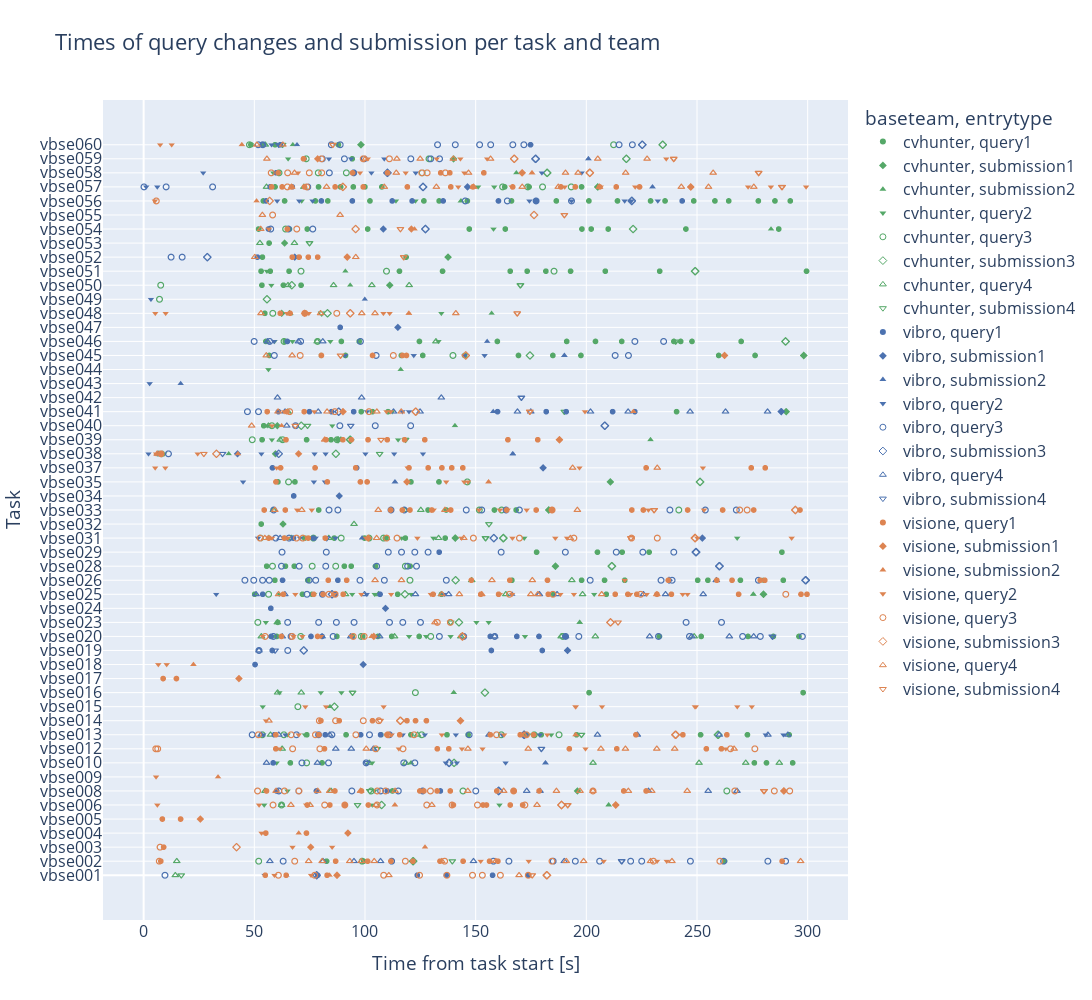

Write notebook code for a chart like this one.
### Code cell
scatterplot_times_per_task_team(querychanges)

### Figure 1 — Plotly figure (JSON) as saved in the notebook; plotly's stock layout.template omitted (floating-point values rounded to 4 significant figures; data arrays with more than 128 entries replaced by an {"elided": "..."} marker saying what was removed)
{"data": [{"hovertemplate": "baseteam=cvhunter<br>entrytype=query1<br>Time from task start [s]=%{x}<br>Task=%{y}<extra></extra>", "legendgroup": "cvhunter, query1", "marker": {"color": "#55a868", "symbol": "circle"}, "mode": "markers", "name": "cvhunter, query1", "showlegend": true, "type": "scattergl", "x": {"elided": "182 float values"}, "xaxis": "x", "y": {"elided": "182 int values"}, "yaxis": "y"}, {"hovertemplate": "baseteam=cvhunter<br>entrytype=submission1<br>Time from task start [s]=%{x}<br>Task=%{y}<extra></extra>", "legendgroup": "cvhunter, submission1", "marker": {"color": "#55a868", "symbol": "diamond"}, "mode": "markers", "name": "cvhunter, submission1", "showlegend": true, "type": "scattergl", "x": [111.2, 111.2, 111.2, 210.9, 210.9, 62.36, 137.5, 137.5, 210.9, 137.5, 183.0, 183.0, 183.0, 63.67, 183.0, 183.0, 62.95, 59.55, 87.85, 87.85, 87.85, 60.39, 290.3, 290.3, 290.3, 290.3, 210.9, 298.2, 298.2, 298.2, 298.2, 298.2, 298.2, 298.2, 298.2, 298.2, 298.2, 298.2, 140.8, 140.8, 140.8, 140.8, 140.8, 140.8, 205.2, 205.2, 280.0, 280.0, 280.0, 280.0, 205.2, 205.2, 205.2, 205.2, 205.2, 205.2, 140.0, 140.0, 280.0, 280.0, 280.0, 205.2, 140.8, 196.0, 186.0, 186.0, 98.17, 186.0, 186.0, 186.0, 186.0, 98.17, 98.17, 98.17, 186.0], "xaxis": "x", "y": [42, 42, 42, 28, 28, 40, 44, 44, 28, 44, 26, 26, 26, 45, 26, 26, 25, 30, 31, 31, 31, 32, 33, 33, 33, 33, 28, 37, 37, 37, 37, 37, 37, 37, 37, 37, 37, 37, 24, 24, 24, 24, 24, 24, 49, 49, 20, 20, 20, 20, 49, 49, 49, 49, 49, 49, 51, 51, 20, 20, 20, 49, 24, 6, 22, 22, 52, 22, 22, 22, 22, 52, 52, 52, 22], "yaxis": "y"}, {"hovertemplate": "baseteam=cvhunter<br>entrytype=submission2<br>Time from task start [s]=%{x}<br>Task=%{y}<extra></extra>", "legendgroup": "cvhunter, submission2", "marker": {"color": "#55a868", "symbol": "triangle-up"}, "mode": "markers", "name": "cvhunter, submission2", "showlegend": true, "type": "scattergl", "x": [275.4, 157.2, 38.44, 93.31, 210.1, 210.1, 168.4, 210.1, 116.1, 275.4, 91.13, 275.4, 275.4, 275.4, 275.4, 210.1, 197.0, 143.4, 143.4, 229.0, 143.4, 283.4, 67.4, 84.18, 140.6, 140.1, 197.0, 229.0, 140.1, 140.1, 120.8, 120.8, 197.0, 140.6], "xaxis": "x", "y": [20, 40, 30, 42, 5, 5, 50, 5, 36, 20, 43, 20, 20, 20, 20, 5, 18, 48, 48, 31, 48, 46, 52, 12, 32, 13, 18, 31, 13, 13, 8, 8, 18, 32], "yaxis": "y"}, {"hovertemplate": "baseteam=cvhunter<br>entrytype=query2<br>Time from task start [s]=%{x}<br>Task=%{y}<extra></extra>", "legendgroup": "cvhunter, query2", "marker": {"color": "#55a868", "symbol": "triangle-down"}, "mode": "markers", "name": "cvhunter, query2", "showlegend": true, "type": "scattergl", "x": [57.69, 58.56, 67.23, 59.11, 55.69, 53.81, 56.38, 58.37, 133.2, 134.5, 61.24, 65.01, 104.3, 77.08, 94.22, 104.4, 120.9, 203.6, 160.8, 103.3, 74.11, 119.9, 127.6, 138.7, 172.3, 54.46, 65.28, 158.1, 155.9, 150.3, 89.35, 80.04, 61.31, 55.2, 84.33, 48.5, 71.4, 114.0, 122.8, 151.1, 115.0, 57.93, 82.14, 116.6, 130.9, 184.1, 178.8, 173.7, 58.91, 72.83, 9.29, 65.06, 172.0, 60.07, 103.2, 268.1, 158.4, 56.1, 85.21, 112.3], "xaxis": "x", "y": [42, 50, 38, 38, 43, 12, 36, 17, 38, 40, 20, 6, 6, 20, 20, 20, 20, 20, 5, 5, 5, 17, 17, 17, 17, 5, 51, 46, 18, 18, 13, 13, 13, 18, 38, 52, 48, 48, 48, 49, 31, 31, 24, 24, 24, 10, 10, 10, 49, 10, 30, 10, 24, 8, 8, 24, 49, 32, 32, 33], "yaxis": "y"}, {"hovertemplate": "baseteam=cvhunter<br>entrytype=query3<br>Time from task start [s]=%{x}<br>Task=%{y}<extra></extra>", "legendgroup": "cvhunter, query3", "marker": {"color": "#55a868", "symbol": "circle-open"}, "mode": "markers", "name": "cvhunter, query3", "showlegend": true, "type": "scattergl", "x": [212.3, 51.6, 7.713, 8.071, 241.8, 65.47, 146.2, 161.7, 151.7, 7.157, 101.8, 57.93, 51.97, 98.71, 86.77, 76.14, 58.19, 139.7, 120.3, 118.2, 108.4, 89.25, 76.69, 52.76, 56.44, 62.33, 47.81, 63.44, 49.07, 62.79, 87.41, 78.55, 58.34, 53.6, 98.34, 61.14, 70.95, 128.9, 78.89, 125.6, 102.8, 144.3, 263.5, 91.58, 125.8, 129.7, 64.15, 187.7, 73.63, 176.4, 161.6, 69.68, 122.8, 63.36, 189.4, 73.43, 173.6, 71.08, 180.2, 109.7, 162.2, 185.4, 193.2], "xaxis": "x", "y": [52, 18, 42, 30, 26, 28, 28, 26, 26, 41, 24, 32, 1, 1, 22, 22, 22, 37, 21, 22, 24, 24, 24, 24, 20, 5, 52, 38, 31, 31, 31, 38, 40, 10, 17, 50, 17, 51, 50, 10, 6, 6, 6, 50, 50, 17, 46, 10, 8, 10, 10, 12, 13, 10, 17, 51, 49, 43, 49, 43, 49, 43, 49], "yaxis": "y"}, {"hovertemplate": "baseteam=cvhunter<br>entrytype=submission3<br>Time from task start [s]=%{x}<br>Task=%{y}<extra></extra>", "legendgroup": "cvhunter, submission3", "marker": {"color": "#55a868", "symbol": "diamond-open"}, "mode": "markers", "name": "cvhunter, submission3", "showlegend": true, "type": "scattergl", "x": [86.18, 234.5, 234.5, 251.4, 251.4, 154.2, 93.29, 93.29, 93.29, 83.07, 290.0, 142.4, 218.1, 259.5, 259.5, 140.2, 118.0, 218.1, 174.5, 86.83, 259.5, 107.5, 121.7, 259.5, 121.7, 259.5, 290.0, 259.5, 140.9, 221.1, 162.5, 249.2, 249.2, 249.2, 71.2, 55.71, 66.92, 162.5, 162.5, 182.3, 211.5, 162.5, 211.5, 182.3, 182.3, 211.5, 211.5, 182.3, 162.5], "xaxis": "x", "y": [12, 52, 52, 28, 28, 13, 31, 31, 31, 40, 38, 18, 51, 10, 10, 8, 20, 51, 37, 30, 10, 5, 1, 10, 1, 10, 38, 10, 21, 46, 24, 43, 43, 43, 32, 41, 42, 24, 24, 50, 22, 24, 22, 50, 50, 22, 22, 50, 24], "yaxis": "y"}, {"hovertemplate": "baseteam=cvhunter<br>entrytype=query4<br>Time from task start [s]=%{x}<br>Task=%{y}<extra></extra>", "legendgroup": "cvhunter, query4", "marker": {"color": "#55a868", "symbol": "triangle-up-open"}, "mode": "markers", "name": "cvhunter, query4", "showlegend": true, "type": "scattergl", "x": [123.8, 57.31, 14.97, 65.14, 56.39, 58.62, 117.9, 72.4, 193.5, 55.51, 148.2, 95.05, 118.4, 203.0, 250.9, 89.09, 61.73, 272.0, 287.2, 125.2, 14.31, 134.5, 106.2, 91.19, 84.69, 65.92, 60.4, 53.17, 113.3, 143.3, 188.6, 204.1, 248.7, 54.93, 62.58, 65.2, 85.81, 103.1, 120.0, 6.829, 163.6, 198.3, 54.82, 132.0, 78.41, 101.9, 62.33, 68.12, 52.52, 60.51, 56.56, 71.22, 133.3, 66.87, 83.65, 109.8], "xaxis": "x", "y": [10, 10, 1, 33, 32, 26, 26, 49, 21, 49, 21, 25, 8, 8, 8, 31, 31, 8, 8, 26, 0, 20, 20, 20, 6, 40, 18, 17, 17, 17, 17, 17, 17, 52, 9, 42, 42, 42, 42, 30, 20, 20, 6, 38, 38, 8, 5, 45, 45, 13, 24, 13, 24, 24, 24, 24], "yaxis": "y"}, {"hovertemplate": "baseteam=cvhunter<br>entrytype=submission4<br>Time from task start [s]=%{x}<br>Task=%{y}<extra></extra>", "legendgroup": "cvhunter, submission4", "marker": {"color": "#55a868", "symbol": "triangle-down-open"}, "mode": "markers", "name": "cvhunter, submission4", "showlegend": true, "type": "scattergl", "x": [197.8, 154.5, 102.2, 105.5, 197.8, 96.64, 170.2, 190.0, 170.2, 170.2, 106.6, 102.2, 154.5, 74.93, 138.7, 154.5, 118.3, 118.3, 154.5, 154.5, 94.37, 74.93, 170.2, 74.03, 240.4, 240.4, 62.75, 80.4, 156.0, 139.5, 94.37, 17], "xaxis": "x", "y": [10, 24, 6, 9, 10, 5, 42, 33, 42, 42, 30, 6, 24, 45, 18, 24, 31, 31, 24, 24, 13, 45, 42, 32, 38, 38, 52, 40, 25, 1, 13, 0], "yaxis": "y"}, {"hovertemplate": "baseteam=vibro<br>entrytype=query1<br>Time from task start [s]=%{x}<br>Task=%{y}<extra></extra>", "legendgroup": "vibro, query1", "marker": {"color": "#4c72b0", "symbol": "circle"}, "mode": "markers", "name": "vibro, query1", "showlegend": true, "type": "scattergl", "x": [107.0, 98.04, 82.04, 59.04, 243.3, 177.3, 121.3, 7.197, 76.68, 135.3, 112.3, 94.3, 133.5, 80.3, 67.68, 160.3, 55.3, 67.16, 57.16, 106.8, 86.79, 53.79, 50.32, 58.1, 157.1, 180.1, 174.8, 64.93, 88.8, 61.79, 57.46, 67.79, 58.52, 190.6, 178.6, 168.6, 156.6, 80.61, 75.61, 57.61, 51.4, 60.06, 110.1, 60.88, 74.88, 84.88, 94.88, 159.9, 181.9, 190.9, 211.9, 221.9, 87.74, 62.74, 78.06, 58.2, 96.2, 56.41, 157.6, 59.9, 94.9, 136.6, 173.6, 123.6, 78.63, 134.1], "xaxis": "x", "y": [10, 10, 10, 10, 48, 48, 48, 30, 24, 48, 48, 48, 23, 48, 24, 48, 48, 49, 49, 20, 20, 20, 15, 16, 16, 16, 52, 38, 39, 52, 19, 27, 8, 17, 17, 17, 17, 17, 17, 17, 44, 6, 6, 33, 33, 33, 33, 33, 33, 33, 33, 33, 21, 21, 6, 29, 29, 46, 0, 50, 50, 0, 0, 0, 0, 6], "yaxis": "y"}, {"hovertemplate": "baseteam=vibro<br>entrytype=submission1<br>Time from task start [s]=%{x}<br>Task=%{y}<extra></extra>", "legendgroup": "vibro, submission1", "marker": {"color": "#4c72b0", "symbol": "diamond"}, "mode": "markers", "name": "vibro, submission1", "showlegend": true, "type": "scattergl", "x": [288.1, 288.1, 288.1, 288.1, 288.1, 108.3, 288.1, 191.5, 42.39, 146.3, 191.5, 99.2, 146.3, 288.1, 191.5, 252.4, 252.4, 180.5, 237.4, 88.36, 237.4, 180.5, 114.8, 288.1, 109.3, 288.1, 68.27], "xaxis": "x", "y": [33, 33, 33, 33, 33, 46, 33, 16, 30, 49, 16, 15, 49, 33, 16, 24, 24, 29, 21, 27, 21, 29, 39, 33, 19, 33, 44], "yaxis": "y"}, {"hovertemplate": "baseteam=vibro<br>entrytype=submission2<br>Time from task start [s]=%{x}<br>Task=%{y}<extra></extra>", "legendgroup": "vibro, submission2", "marker": {"color": "#4c72b0", "symbol": "triangle-up"}, "mode": "markers", "name": "vibro, submission2", "showlegend": true, "type": "scattergl", "x": [166.8, 166.8, 166.5, 166.5, 166.5, 98.7, 98.7, 98.7, 98.7, 64.52, 113.5, 113.5, 113.5, 166.8, 166.8, 166.8, 181.5, 181.5, 181.5, 166.5, 166.8, 166.8, 166.8, 155.2, 157.9, 157.9, 157.9, 190.1, 69.28, 200.9, 200.9, 229.9, 99.92, 229.9, 200.9, 190.1, 190.1, 190.1, 16.72], "xaxis": "x", "y": [30, 30, 20, 20, 20, 24, 24, 24, 24, 0, 28, 28, 28, 30, 30, 30, 8, 8, 8, 20, 30, 30, 30, 38, 33, 33, 33, 37, 52, 51, 51, 49, 41, 49, 51, 37, 37, 37, 35], "yaxis": "y"}, {"hovertemplate": "baseteam=vibro<br>entrytype=query2<br>Time from task start [s]=%{x}<br>Task=%{y}<extra></extra>", "legendgroup": "vibro, query2", "marker": {"color": "#4c72b0", "symbol": "triangle-down"}, "mode": "markers", "name": "vibro, query2", "showlegend": true, "type": "scattergl", "x": [77.2, 60.2, 53.2, 81.91, 1.157, 76.91, 44.91, 2.197, 6.157, 57.79, 100.2, 2.693, 91.03, 122.0, 145.0, 154.0, 58.93, 83.7, 93.7, 108.7, 3.293, 82.2, 113.2, 126.2, 232.3, 26.9, 220.3, 217.3, 193.3, 100.9, 116.9, 119.9, 174.3, 76.3, 70.3, 60.3, 102.9, 179.9, 197.9, 122.9, 54.63, 141.0, 141.5, 136.5, 54.04, 32.79, 289.0, 281.0, 179.0, 163.5, 100.8, 135.8, 162.0, 127.0, 117.0, 112.0, 86.68, 77.68, 70.68, 51.68, 70.04, 64.04, 130.8], "xaxis": "x", "y": [30, 30, 30, 28, 49, 28, 28, 30, 49, 52, 30, 35, 37, 37, 37, 37, 38, 51, 51, 51, 41, 30, 30, 30, 48, 50, 48, 48, 48, 33, 33, 33, 48, 48, 48, 48, 50, 50, 50, 50, 0, 10, 8, 8, 10, 20, 10, 10, 10, 8, 20, 20, 10, 10, 10, 10, 24, 24, 24, 24, 10, 10, 20], "yaxis": "y"}, {"hovertemplate": "baseteam=vibro<br>entrytype=query3<br>Time from task start [s]=%{x}<br>Task=%{y}<extra></extra>", "legendgroup": "vibro, query3", "marker": {"color": "#4c72b0", "symbol": "circle-open"}, "mode": "markers", "name": "vibro, query3", "showlegend": true, "type": "scattergl", "x": {"elided": "153 float values"}, "xaxis": "x", "y": {"elided": "153 int values"}, "yaxis": "y"}, {"hovertemplate": "baseteam=vibro<br>entrytype=submission3<br>Time from task start [s]=%{x}<br>Task=%{y}<extra></extra>", "legendgroup": "vibro, submission3", "marker": {"color": "#4c72b0", "symbol": "diamond-open"}, "mode": "markers", "name": "vibro, submission3", "showlegend": true, "type": "scattergl", "x": [225.3, 220.5, 127.3, 126.2, 220.5, 220.5, 225.3, 225.3, 126.2, 126.2, 126.2, 225.3, 225.3, 225.3, 160.4, 160.4, 160.4, 160.4, 160.4, 160.4, 160.4, 220.5, 225.3, 85.11, 85.11, 225.3, 225.3, 225.3, 299.1, 127.3, 177.1, 177.1, 177.1, 299.1, 299.1, 299.1, 299.1, 299.1, 299.1, 299.1, 28.76, 28.76, 299.1, 299.1, 299.1, 177.1, 177.1, 177.1, 127.3, 299.1, 171.9, 171.9, 171.9, 249.5, 171.9, 171.9, 88.12, 88.12, 171.9, 171.9, 249.5, 249.5, 249.5, 249.5, 225.3, 225.3, 72.34, 208.4, 208.4, 208.4, 208.4, 72.34, 249.5, 249.5, 249.5, 249.5, 158.2, 158.2, 249.5, 249.5, 61.0, 78.16, 260.1, 260.1, 260.1, 260.1, 138.0, 110.1, 138.0, 138.0, 138.0, 138.0, 110.1, 260.1, 299.1, 260.1], "xaxis": "x", "y": [52, 48, 46, 49, 48, 48, 52, 52, 49, 49, 49, 52, 52, 52, 6, 6, 6, 6, 6, 6, 6, 48, 52, 20, 20, 52, 52, 52, 21, 46, 51, 51, 51, 21, 21, 21, 21, 21, 21, 21, 44, 44, 21, 21, 21, 51, 51, 51, 46, 21, 10, 10, 10, 23, 10, 10, 33, 33, 10, 10, 23, 23, 23, 23, 52, 52, 16, 32, 32, 32, 32, 16, 23, 23, 23, 23, 24, 24, 23, 23, 30, 0, 22, 22, 22, 22, 8, 50, 8, 8, 8, 8, 50, 22, 21, 22], "yaxis": "y"}, {"hovertemplate": "baseteam=vibro<br>entrytype=query4<br>Time from task start [s]=%{x}<br>Task=%{y}<extra></extra>", "legendgroup": "vibro, query4", "marker": {"color": "#4c72b0", "symbol": "triangle-up-open"}, "mode": "markers", "name": "vibro, query4", "showlegend": true, "type": "scattergl", "x": [172.0, 93.81, 205.0, 255.1, 156.0, 84.04, 282.0, 103.8, 86.81, 53.04, 53.79, 61.04, 173.1, 291.0, 268.1, 223.0, 55.52, 78.52, 260.0, 179.1, 60.48, 98.47, 134.5, 55.93, 246.9, 69.93, 258.7, 6.197, 61.68, 262.9, 281.9, 190.0, 201.9, 174.9, 168.9, 124.9, 112.9, 78.88, 64.64, 149.0, 107.0, 95.03, 81.03, 57.03, 63.88, 80.93, 235.8, 228.6, 190.6, 252.8, 158.6, 106.6, 93.61, 80.61, 62.61, 52.1, 247.6, 264.6, 218.9, 275.6, 63.79, 99.79, 228.1, 122.8, 137.8, 178.8, 186.8, 225.8, 50.79], "xaxis": "x", "y": [10, 9, 10, 6, 10, 10, 10, 9, 9, 10, 52, 10, 6, 10, 6, 10, 8, 8, 10, 6, 34, 34, 34, 38, 33, 38, 21, 30, 24, 33, 33, 1, 33, 33, 33, 33, 33, 33, 32, 1, 1, 1, 1, 1, 33, 38, 20, 17, 17, 20, 17, 17, 17, 17, 17, 16, 17, 17, 33, 17, 20, 20, 6, 20, 20, 20, 20, 20, 20], "yaxis": "y"}, {"hovertemplate": "baseteam=vibro<br>entrytype=submission4<br>Time from task start [s]=%{x}<br>Task=%{y}<extra></extra>", "legendgroup": "vibro, submission4", "marker": {"color": "#4c72b0", "symbol": "triangle-down-open"}, "mode": "markers", "name": "vibro, submission4", "showlegend": true, "type": "scattergl", "x": [82.71, 216.0, 170.6, 170.6, 170.6, 179.7, 179.7, 179.7, 284.1, 284.1, 284.1, 284.1, 284.1, 100.8, 284.1, 35.64, 100.8, 284.1, 59.39, 61.07, 93.55, 216.0, 216.0, 216.0, 216.0, 216.0, 284.1, 284.1, 284.1], "xaxis": "x", "y": [24, 1, 34, 34, 34, 9, 9, 9, 17, 17, 17, 17, 17, 8, 17, 30, 8, 17, 16, 52, 32, 1, 1, 1, 1, 1, 17, 17, 17], "yaxis": "y"}, {"hovertemplate": "baseteam=visione<br>entrytype=query1<br>Time from task start [s]=%{x}<br>Task=%{y}<extra></extra>", "legendgroup": "visione, query1", "marker": {"color": "#dd8452", "symbol": "circle"}, "mode": "markers", "name": "visione, query1", "showlegend": true, "type": "scattergl", "x": {"elided": "175 float values"}, "xaxis": "x", "y": {"elided": "175 int values"}, "yaxis": "y"}, {"hovertemplate": "baseteam=visione<br>entrytype=submission1<br>Time from task start [s]=%{x}<br>Task=%{y}<extra></extra>", "legendgroup": "visione, submission1", "marker": {"color": "#dd8452", "symbol": "diamond"}, "mode": "markers", "name": "visione, submission1", "showlegend": true, "type": "scattergl", "x": [104.0, 171.0, 104.0, 171.0, 171.0, 171.0, 171.0, 143.1, 143.1, 143.1, 247.2, 143.1, 143.1, 143.1, 247.2, 87.36, 87.36, 87.36, 213.3, 213.3, 213.3, 213.3, 213.3, 213.3, 213.3, 213.3, 213.3, 25.61, 25.61, 92.28, 92.28, 75.47, 289.3, 289.3, 289.3, 289.3, 289.3, 171.0, 289.3, 289.3, 289.3, 289.3, 289.3, 289.3, 289.3, 78.62, 262.4, 262.4, 262.4, 262.4, 119.0, 70.0, 187.8, 187.8, 187.8, 187.8, 43.05, 187.8, 187.8, 187.8, 187.8, 119.0, 90.05, 90.05, 90.05, 187.8, 187.8, 119.0, 72.7, 101.5, 101.5, 101.5, 247.2, 119.0, 247.2, 247.2, 247.2, 247.2, 247.2, 247.2, 247.2, 247.2, 247.2, 247.2, 247.2, 247.2, 101.5, 91.95, 91.95, 91.95, 91.95, 72.7, 43.05, 121.0], "xaxis": "x", "y": [17, 50, 17, 50, 50, 50, 50, 11, 11, 11, 49, 11, 11, 11, 49, 0, 0, 0, 5, 5, 5, 5, 5, 5, 5, 5, 5, 4, 4, 3, 3, 2, 6, 6, 6, 6, 6, 50, 6, 6, 6, 6, 6, 6, 6, 51, 37, 37, 37, 37, 28, 30, 31, 31, 31, 31, 14, 31, 31, 31, 31, 28, 33, 33, 33, 31, 31, 28, 40, 24, 24, 24, 49, 28, 49, 49, 49, 49, 49, 49, 49, 49, 49, 49, 49, 49, 24, 44, 44, 44, 44, 40, 14, 46], "yaxis": "y"}, {"hovertemplate": "baseteam=visione<br>entrytype=submission2<br>Time from task start [s]=%{x}<br>Task=%{y}<extra></extra>", "legendgroup": "visione, submission2", "marker": {"color": "#dd8452", "symbol": "triangle-up"}, "mode": "markers", "name": "visione, submission2", "showlegend": true, "type": "scattergl", "x": [103.0, 103.0, 22.49, 22.49, 103.0, 103.0, 44.37, 44.37, 103.0, 119.8, 155.8, 119.8, 175.5, 221.3, 119.8, 119.8, 221.3, 42.59, 119.8, 42.59, 221.3, 155.8, 155.8, 221.3, 221.3, 122.4, 175.5, 51.01, 175.5, 62.35, 119.8, 175.5, 33.61, 83.98, 83.98, 195.2, 195.2, 195.2, 195.2, 195.2, 118.6, 127.1, 127.1, 70.06, 113.5, 113.5, 113.5], "xaxis": "x", "y": [17, 17, 15, 15, 17, 17, 52, 52, 17, 40, 28, 40, 50, 33, 40, 40, 33, 30, 40, 30, 33, 28, 28, 33, 33, 46, 50, 48, 50, 32, 40, 50, 7, 0, 0, 10, 10, 10, 10, 10, 11, 2, 2, 3, 5, 5, 5], "yaxis": "y"}, {"hovertemplate": "baseteam=visione<br>entrytype=query2<br>Time from task start [s]=%{x}<br>Task=%{y}<extra></extra>", "legendgroup": "visione, query2", "marker": {"color": "#dd8452", "symbol": "triangle-down"}, "mode": "markers", "name": "visione, query2", "showlegend": true, "type": "scattergl", "x": [143.6, 9.937, 5.253, 227.3, 243.5, 245.7, 249.0, 249.5, 101.3, 132.4, 143.1, 155.2, 236.1, 86.04, 68.52, 64.79, 263.0, 153.1, 143.8, 115.3, 61.67, 268.2, 274.8, 6.63, 7.451, 12.67, 10.41, 199.4, 5.602, 199.6, 111.6, 74.63, 112.0, 82.39, 73.04, 142.1, 166.3, 190.2, 206.5, 222.1, 273.1, 283.4, 299.3, 195.3, 207.1, 98.34, 111.8, 70.07, 55.27, 160.9, 166.5, 188.3, 194.4, 219.9, 111.1, 108.3, 69.75, 97.74, 118.4, 144.9, 182.3, 162.9, 134.7, 129.7, 108.4, 109.7, 63.46, 250.2, 292.7, 67.66, 71.7, 80.08, 93.83, 253.2, 236.3, 232.0, 207.8, 174.0, 152.3, 228.1, 173.0, 164.5, 160.9, 151.5, 131.0, 75.95, 69.35, 56.57, 75.62, 59.09, 191.3, 77.12, 186.0, 136.7, 53.78, 58.01, 217.3, 58.01, 65.06, 24.4, 100.5, 123.7, 5.618, 5.067, 166.6, 144.9, 146.5, 5.213, 9.788, 60.08, 119.3, 67.25, 85.15, 196.9, 53.27, 6.187, 52.16, 73.47, 252.7, 195.1], "xaxis": "x", "y": [24, 40, 40, 20, 20, 20, 12, 12, 51, 51, 51, 51, 51, 20, 20, 40, 9, 9, 9, 9, 9, 12, 12, 15, 52, 52, 15, 33, 7, 9, 33, 40, 10, 12, 12, 49, 49, 49, 49, 49, 49, 49, 49, 12, 12, 20, 20, 10, 11, 20, 20, 20, 20, 20, 40, 40, 50, 50, 50, 50, 10, 10, 10, 20, 12, 33, 33, 24, 24, 17, 17, 17, 17, 26, 1, 1, 1, 1, 1, 26, 26, 26, 26, 26, 26, 26, 26, 46, 0, 0, 24, 33, 24, 28, 17, 32, 21, 24, 24, 30, 24, 24, 30, 48, 24, 28, 28, 29, 29, 29, 29, 2, 2, 29, 3, 5, 5, 5, 29, 12], "yaxis": "y"}, {"hovertemplate": "baseteam=visione<br>entrytype=query3<br>Time from task start [s]=%{x}<br>Task=%{y}<extra></extra>", "legendgroup": "visione, query3", "marker": {"color": "#dd8452", "symbol": "circle-open"}, "mode": "markers", "name": "visione, query3", "showlegend": true, "type": "scattergl", "x": [138.6, 290.1, 149.0, 114.5, 109.8, 71.91, 69.04, 52.6, 132.7, 224.5, 184.9, 165.3, 86.51, 83.68, 99.64, 159.4, 67.11, 7.42, 58.45, 81.79, 90.88, 105.4, 127.9, 139.4, 260.3, 230.3, 184.5, 60.86, 77.27, 108.4, 124.7, 137.0, 148.6, 153.0, 150.8, 161.2, 7.063, 68.26, 118.2, 136.0, 173.8, 94.7, 172.2, 63.6, 51.84, 66.63, 77.62, 95.89, 110.3, 122.2, 169.8, 172.9, 79.38, 86.72, 99.23, 106.3, 54.88, 276.1, 265.1, 117.2, 104.8, 70.17, 105.5, 109.3, 129.6, 167.2, 203.0, 267.1, 51.48, 284.9, 5.481, 6.353, 67.31, 79.63, 291.9, 194.4, 220.4, 58.26, 69.19, 87.25, 5.703, 111.0, 99.2, 80.36, 136.3, 128.1, 125.6, 80.45, 74.83, 65.06, 57.63, 73.74, 64.94, 72.83, 65.97, 86.37, 269.3, 272.6, 184.5, 101.8, 7.865, 232.1, 112.8, 70.72], "xaxis": "x", "y": [18, 20, 24, 24, 24, 24, 24, 24, 18, 20, 20, 20, 20, 20, 17, 10, 17, 2, 5, 5, 5, 5, 5, 5, 1, 1, 1, 0, 0, 0, 0, 0, 0, 0, 5, 0, 1, 1, 1, 1, 0, 17, 5, 6, 10, 10, 10, 10, 10, 10, 24, 10, 11, 11, 11, 11, 17, 9, 9, 9, 9, 6, 6, 6, 6, 6, 6, 6, 6, 6, 9, 9, 9, 9, 6, 24, 24, 47, 46, 40, 48, 51, 51, 51, 50, 50, 50, 50, 50, 50, 50, 49, 49, 40, 33, 33, 26, 26, 26, 33, 30, 24, 37, 37], "yaxis": "y"}, {"hovertemplate": "baseteam=visione<br>entrytype=submission3<br>Time from task start [s]=%{x}<br>Task=%{y}<extra></extra>", "legendgroup": "visione, submission3", "marker": {"color": "#dd8452", "symbol": "diamond-open"}, "mode": "markers", "name": "visione, submission3", "showlegend": true, "type": "scattergl", "x": [145.5, 116.0, 145.5, 122.9, 122.9, 122.9, 201.6, 201.6, 201.6, 201.6, 201.6, 201.6, 90, 90, 201.6, 167.4, 167.4, 167.4, 93.33, 93.33, 56.91, 176.4, 95.77, 116.0, 249.1, 249.1, 249.1, 249.1, 188.8, 249.1, 249.1, 182.2, 249.1, 249.1, 249.1, 188.8, 210.9, 210.9, 294.4, 294.4, 294.4, 144.0, 144.0, 188.8, 188.8, 188.8, 182.2, 182.2, 182.2, 182.2, 182.2, 182.2, 182.2, 41.96, 188.8, 188.8, 188.8, 144.0, 249.1, 182.2, 144.0, 240.3, 240.3, 240.3, 240.3, 240.3, 240.3, 240.3, 32.88, 240.3, 116.0, 116.0], "xaxis": "x", "y": [37, 11, 37, 33, 33, 33, 50, 50, 50, 50, 50, 50, 49, 49, 50, 51, 51, 51, 40, 40, 48, 47, 46, 11, 24, 24, 24, 24, 5, 24, 24, 0, 24, 24, 24, 5, 18, 18, 26, 26, 26, 17, 17, 5, 5, 5, 0, 0, 0, 0, 0, 0, 0, 2, 5, 5, 5, 17, 24, 0, 17, 10, 10, 10, 10, 10, 10, 10, 30, 10, 11, 11], "yaxis": "y"}, {"hovertemplate": "baseteam=visione<br>entrytype=query4<br>Time from task start [s]=%{x}<br>Task=%{y}<extra></extra>", "legendgroup": "visione, query4", "marker": {"color": "#dd8452", "symbol": "triangle-up-open"}, "mode": "markers", "name": "visione, query4", "showlegend": true, "type": "scattergl", "x": [84.06, 219.0, 229.5, 245.6, 98.0, 110.8, 203.0, 78.65, 59.85, 169.6, 113.6, 146.4, 162.6, 186.5, 197.1, 296.8, 159.1, 190.9, 198.8, 229.0, 177.7, 238.7, 105.0, 75.17, 66.52, 74.55, 80.64, 93.12, 98.29, 104.2, 134.7, 130.2, 217.7, 55.41, 231.9, 206.9, 178.1, 174.9, 152.7, 142.6, 134.7, 60.96, 67.08, 53.02, 116.4, 79.92, 104.5, 141.1, 50.21, 95.84, 131.6, 105.4, 60.73, 59.27, 71.44, 106.0, 136.1, 192.8, 144.7, 105.3, 54.73, 196.0, 193.8, 82.86, 232.0, 6.118, 175.6, 157.4, 116.5, 104.6, 81.79, 48.8, 52.87, 88.75, 196.3, 217.8, 257.3, 55.69, 266.8, 239.9, 231.8, 190.6, 206.6, 146.5, 100.6, 100.2, 114.4, 124.9, 139.9, 156.7, 205.2, 227.5, 51.13, 62.89, 173.8, 53.63, 146.8, 66.83, 82.64, 108.7, 56.6, 149.0, 171.0, 187.3, 205.9, 242.9, 255.2, 275.7, 171.8, 68.16, 114.1, 132.3, 98.55], "xaxis": "x", "y": [6, 6, 6, 6, 6, 0, 6, 6, 6, 0, 6, 6, 6, 6, 6, 1, 1, 1, 1, 1, 5, 1, 5, 5, 5, 1, 1, 1, 1, 1, 1, 5, 9, 37, 20, 20, 20, 20, 20, 20, 20, 20, 37, 40, 33, 40, 40, 40, 44, 44, 18, 33, 33, 26, 26, 26, 26, 24, 24, 24, 24, 26, 29, 33, 29, 30, 21, 21, 21, 21, 31, 32, 46, 47, 50, 50, 50, 51, 9, 9, 9, 50, 9, 9, 9, 51, 51, 51, 51, 51, 51, 51, 52, 52, 9, 47, 50, 49, 49, 49, 11, 49, 49, 49, 49, 49, 49, 49, 10, 50, 50, 49, 40], "yaxis": "y"}, {"hovertemplate": "baseteam=visione<br>entrytype=submission4<br>Time from task start [s]=%{x}<br>Task=%{y}<extra></extra>", "legendgroup": "visione, submission4", "marker": {"color": "#dd8452", "symbol": "triangle-down-open"}, "mode": "markers", "name": "visione, submission4", "showlegend": true, "type": "scattergl", "x": [288.4, 288.4, 288.4, 85.44, 191.6, 191.6, 288.4, 288.4, 288.4, 288.4, 288.4, 288.4, 288.4, 288.4, 106.8, 191.6, 280.3, 239.5, 239.5, 239.5, 239.5, 280.3, 239.5, 239.5, 214.3, 280.3, 280.3, 280.3, 239.5, 239.5, 280.3, 280.3, 280.3, 277.9, 277.9, 277.9, 191.6, 280.3, 280.3, 280.3, 280.3, 280.3, 277.9, 277.9, 277.9, 277.9, 191.6, 175.5, 88.96, 88.96, 230.6, 230.6, 230.6, 230.6, 85.44, 230.6, 107.3, 174.5, 174.5, 174.5, 174.5, 27.18, 175.5, 116.0, 190.1, 190.1, 68.48, 117.5, 168.8, 168.8, 168.8, 168.8, 168.8, 220.2, 220.2, 220.2, 220.2, 117.5], "xaxis": "x", "y": [49, 49, 49, 52, 5, 5, 49, 49, 49, 49, 49, 49, 49, 49, 11, 5, 6, 51, 51, 51, 51, 6, 51, 51, 18, 6, 6, 6, 51, 51, 6, 6, 6, 50, 50, 50, 5, 6, 6, 6, 6, 6, 50, 50, 50, 50, 5, 0, 37, 37, 26, 26, 26, 26, 52, 26, 31, 33, 33, 33, 33, 30, 0, 46, 47, 47, 32, 44, 40, 40, 40, 40, 40, 24, 24, 24, 24, 44], "yaxis": "y"}], "layout": {"font": {"size": 16}, "height": 1000, "legend": {"title": {"text": "baseteam, entrytype"}, "tracegroupgap": 0}, "title": {"text": "Times of query changes and submission per task and team"}, "width": 1600, "xaxis": {"anchor": "y", "autorange": true, "domain": [0, 1], "range": [-17.62, 317.5], "title": {"text": "Time from task start [s]"}, "type": "linear"}, "yaxis": {"anchor": "x", "autorange": true, "domain": [0, 1], "range": [-3.185, 55.19], "tickmode": "array", "ticktext": ["vbse001", "vbse002", "vbse003", "vbse004", "vbse005", "vbse006", "vbse008", "vbse009", "vbse010", "vbse012", "vbse013", "vbse014", "vbse015", "vbse016", "vbse017", "vbse018", "vbse019", "vbse020", "vbse023", "vbse024", "vbse025", "vbse026", "vbse028", "vbse029", "vbse031", "vbse032", "vbse033", "vbse034", "vbse035", "vbse037", "vbse038", "vbse039", "vbse040", "vbse041", "vbse042", "vbse043", "vbse044", "vbse045", "vbse046", "vbse047", "vbse048", "vbse049", "vbse050", "vbse051", "vbse052", "vbse053", "vbse054", "vbse055", "vbse056", "vbse057", "vbse058", "vbse059", "vbse060"], "tickvals": [0, 1, 2, 3, 4, 5, 6, 7, 8, 9, 10, 11, 12, 13, 14, 15, 16, 17, 18, 19, 20, 21, 22, 23, 24, 25, 26, 27, 28, 29, 30, 31, 32, 33, 34, 35, 36, 37, 38, 39, 40, 41, 42, 43, 44, 45, 46, 47, 48, 49, 50, 51, 52], "title": {"text": "Task"}, "type": "linear"}}}
